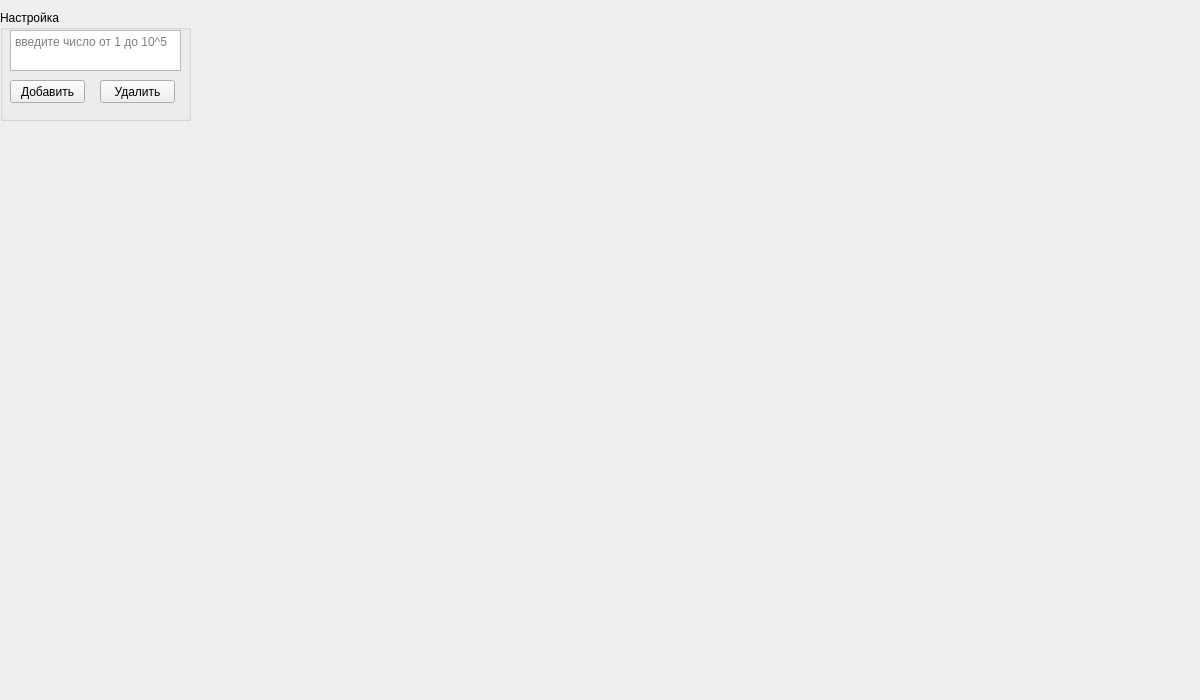
<?xml version="1.0" encoding="UTF-8"?>
<ui version="4.0">
 <class>MainWindow</class>
 <widget class="QMainWindow" name="MainWindow">
  <property name="geometry">
   <rect>
    <x>0</x>
    <y>0</y>
    <width>1200</width>
    <height>700</height>
   </rect>
  </property>
  <property name="windowTitle">
   <string>MainWindow</string>
  </property>
  <property name="autoFillBackground">
   <bool>true</bool>
  </property>
  <property name="styleSheet">
   <string notr="true">rgb (255, 247, 206)</string>
  </property>
  <widget class="QWidget" name="centralwidget">
   <property name="enabled">
    <bool>true</bool>
   </property>
   <property name="autoFillBackground">
    <bool>false</bool>
   </property>
   <widget class="QGroupBox" name="groupBox">
    <property name="geometry">
     <rect>
      <x>0</x>
      <y>10</y>
      <width>191</width>
      <height>111</height>
     </rect>
    </property>
    <property name="title">
     <string>Настройка</string>
    </property>
    <widget class="QPushButton" name="add">
     <property name="geometry">
      <rect>
       <x>10</x>
       <y>70</y>
       <width>75</width>
       <height>23</height>
      </rect>
     </property>
     <property name="text">
      <string>Добавить</string>
     </property>
    </widget>
    <widget class="QPushButton" name="delite">
     <property name="geometry">
      <rect>
       <x>100</x>
       <y>70</y>
       <width>75</width>
       <height>23</height>
      </rect>
     </property>
     <property name="text">
      <string>Удалить</string>
     </property>
    </widget>
    <widget class="QTextEdit" name="num_but">
     <property name="geometry">
      <rect>
       <x>10</x>
       <y>20</y>
       <width>171</width>
       <height>41</height>
      </rect>
     </property>
     <property name="html">
      <string>&lt;!DOCTYPE HTML PUBLIC &quot;-//W3C//DTD HTML 4.0//EN&quot; &quot;http://www.w3.org/TR/REC-html40/strict.dtd&quot;&gt;
&lt;html&gt;&lt;head&gt;&lt;meta name=&quot;qrichtext&quot; content=&quot;1&quot; /&gt;&lt;style type=&quot;text/css&quot;&gt;
p, li { white-space: pre-wrap; }
&lt;/style&gt;&lt;/head&gt;&lt;body style=&quot; font-family:'MS Shell Dlg 2'; font-size:8.25pt; font-weight:400; font-style:normal;&quot;&gt;
&lt;p style=&quot;-qt-paragraph-type:empty; margin-top:0px; margin-bottom:0px; margin-left:0px; margin-right:0px; -qt-block-indent:0; text-indent:0px; font-family:'MS Shell Dlg 2';&quot;&gt;&lt;br /&gt;&lt;/p&gt;&lt;/body&gt;&lt;/html&gt;</string>
     </property>
     <property name="placeholderText">
      <string>введите число от 1 до 10^5</string>
     </property>
    </widget>
   </widget>
  </widget>
 </widget>
 <resources/>
 <connections/>
</ui>
